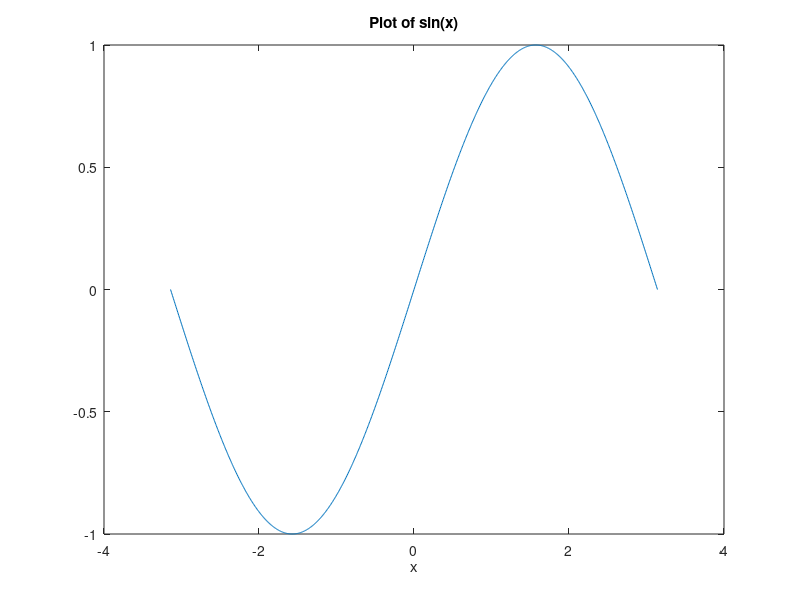
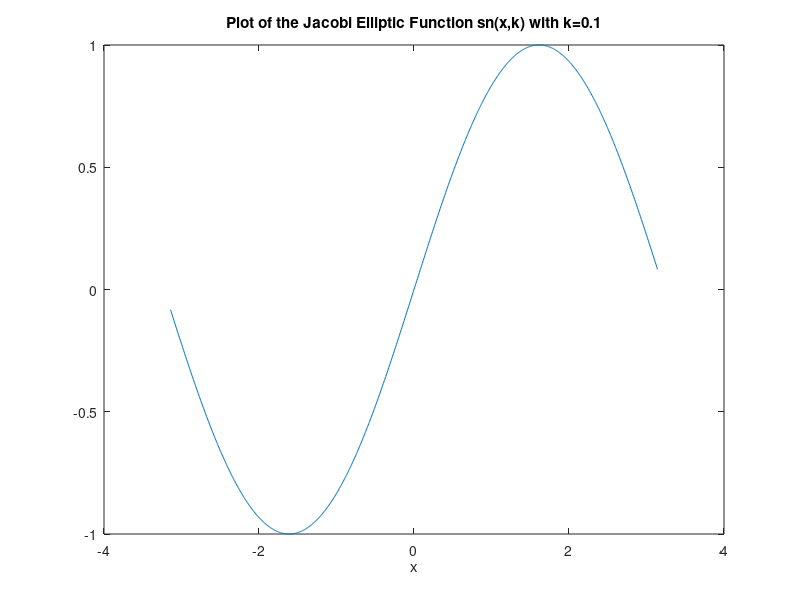

These figures' MATLAB source, in order:
%% Plotting Function in MATLAB

% Sophie Furtado
% 251250533

% Create a set of 1001 points between -pi and pi for the x-axis

x = linspace(-pi,pi,1001);

% Plot the sine function
plot(x,sin(x))
title('Plot of sin(x)')
xlabel('x')

% Create a new figure
figure

% Plot an elliptic function
plot(x,ellipj(x,0.1))
title('Plot of the Jacobi Elliptic Function sn(x,k) with k=0.1')
xlabel('x')

% when k = 0 the plot of the jacobi elliptic function is the same as the
% plot for the sine function when k=0
